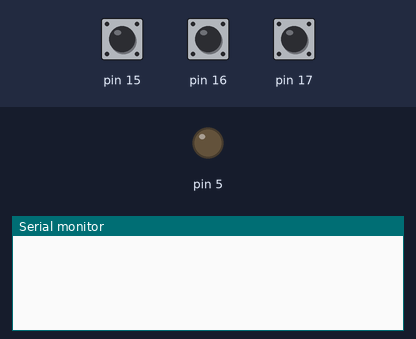
This sketch was run on a simulated Arduino Uno, built with avr-gcc and run on an emulated ATmega328P. On the bench: output pins drawn as LEDs (lit = HIGH), the last lines printed to the serial monitor. The inputs (shaded band) are chosen by the test bench; at power-on: pin 15 HIGH, pin 16 HIGH, pin 17 HIGH.

Above: at 1.2 s.
1.3 s: pin 15 pulled LOW for 0.15 s
At 2.4 s:
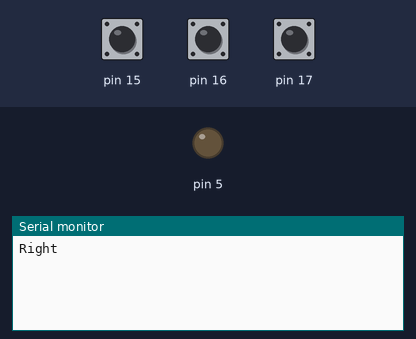
2.9 s: pin 16 pulled LOW for 0.15 s
At 3.6 s:
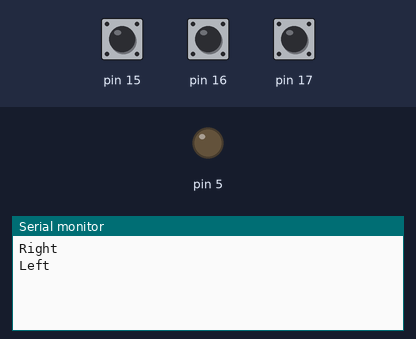
4.5 s: pin 17 pulled LOW for 0.15 s
At 4.8 s:
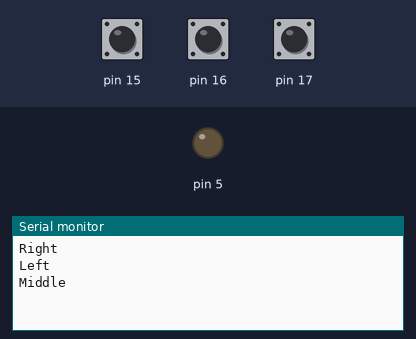

Measured:
- after the input at 1.3 s, the serial monitor: prints a new line at once (image 1)
- after the input at 2.9 s, the serial monitor: prints a new line at once (image 2)
- after the input at 4.5 s, the serial monitor: prints a new line at once (image 3)

The sketch:

Button_Check.ino
```cpp
void setup() {
  // put your setup code here, to run once:
  pinMode(15, INPUT_PULLUP);
  pinMode(16, INPUT_PULLUP);
  pinMode(17, INPUT_PULLUP);

  Serial.begin(115200);
  analogWrite(5, 0);
}

void loop() {
  // put your main code here, to run repeatedly:
  if(!digitalRead(15)){
    Serial.println("Right");
    delay(300);
  }
  else if(!digitalRead(16)){
    Serial.println("Left");
    delay(300);
  }
  else if(!digitalRead(17)){
    Serial.println("Middle");
    delay(300);
  }
}
```
